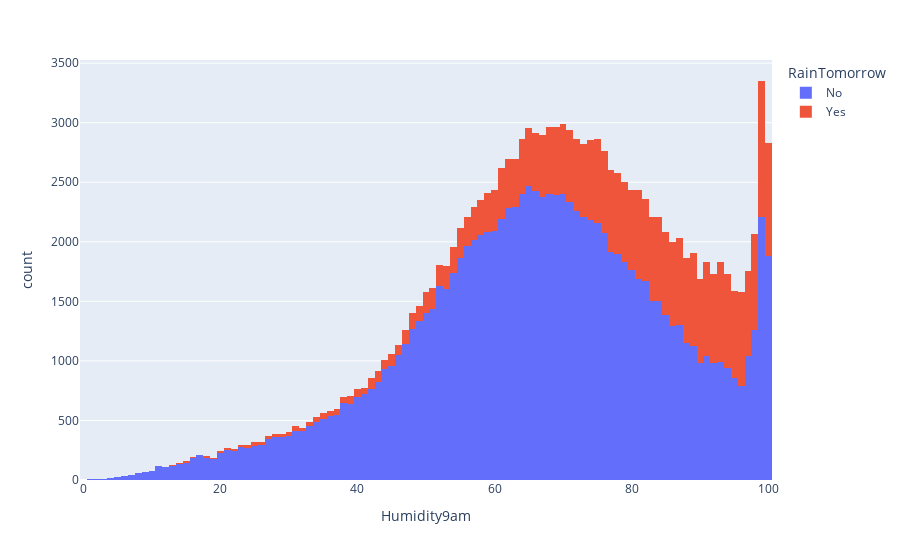

Here is the notebook cell this chart was saved with:
### Code cell
#EDA
px.histogram(rain_df,
          x = 'Humidity9am',
          color = 'RainTomorrow',
          )

### Figure 1 — Plotly figure (JSON) as saved in the notebook; plotly's stock layout.template omitted (floating-point values rounded to 4 significant figures; data arrays with more than 128 entries replaced by an {"elided": "..."} marker saying what was removed)
{"data": [{"bingroup": "x", "hovertemplate": "RainTomorrow=No<br>Humidity9am=%{x}<br>count=%{y}<extra></extra>", "legendgroup": "No", "marker": {"color": "#636efa", "pattern": {"shape": ""}}, "name": "No", "orientation": "v", "showlegend": true, "type": "histogram", "x": {"elided": "110316 float values"}, "xaxis": "x", "yaxis": "y"}, {"bingroup": "x", "hovertemplate": "RainTomorrow=Yes<br>Humidity9am=%{x}<br>count=%{y}<extra></extra>", "legendgroup": "Yes", "marker": {"color": "#EF553B", "pattern": {"shape": ""}}, "name": "Yes", "orientation": "v", "showlegend": true, "type": "histogram", "x": {"elided": "31877 float values"}, "xaxis": "x", "yaxis": "y"}], "layout": {"barmode": "relative", "legend": {"title": {"text": "RainTomorrow"}, "tracegroupgap": 0}, "margin": {"t": 60}, "xaxis": {"anchor": "y", "domain": [0, 1], "title": {"text": "Humidity9am"}}, "yaxis": {"anchor": "x", "domain": [0, 1], "title": {"text": "count"}}}}
